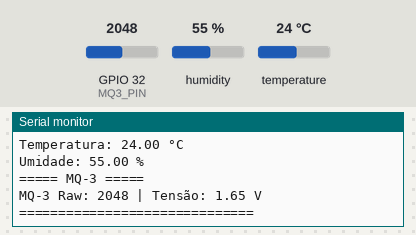
Bench run of a sketch on a simulated ESP32. On the bench: the last lines printed to the serial monitor. The test bench sets the inputs (shaded band); at power-on: humidity 55 %, GPIO 32 (MQ3_PIN) = 2048, temperature 24 °C.

Above: at 4.2 s.
4.3 s: humidity set to 22 %
7.0 s: GPIO 32 (MQ3_PIN) set to 2866
At 7.8 s:
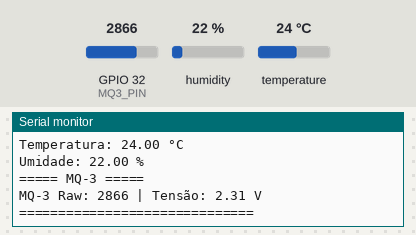
9.7 s: temperature set to 12 °C
12.4 s: GPIO 32 (MQ3_PIN) set to 3603
At 13.7 s:
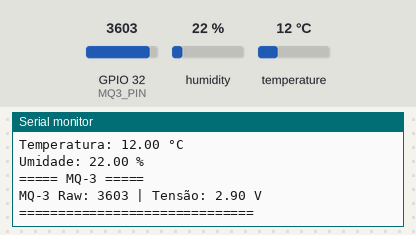
15.1 s: humidity set to 40 %
Timing chart, 0 to 18.1 s (numbered marks = the images above; inputs shaded):
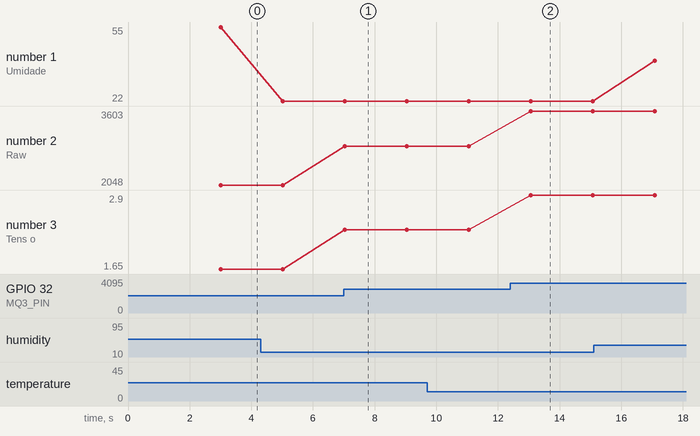

Measured:
- after the input at 7.0 s, the serial monitor: prints a new line at once (image 1)
- after the input at 12.4 s, the serial monitor: prints a new line after 0.67 s (image 2)
- plotted number 1: 22 → 40 after the input at 15.1 s
- plotted number 2: 2048 → 2866 after the input at 7.0 s, 2866 → 3603 after the input at 12.4 s
- plotted number 3: 1.65 → 2.31 after the input at 7.0 s, 2.31 → 2.9 after the input at 12.4 s

The sketch:

SENSORES.ino
```cpp
#include "DHT.h"   // Biblioteca do sensor DHT

// --- CONFIGURAÇÕES DE HARDWARE DHT22 ---
#define DHTPIN 19        // GPIO onde o DATA do DHT22 está conectado
#define DHTTYPE DHT22    // Tipo do sensor

DHT dht(DHTPIN, DHTTYPE);

// --- CONFIGURAÇÕES DO MQ-3 ---
#define MQ3_PIN 32       // Entrada analógica do ESP32 (ADC)

// =======================================================
// SETUP
// =======================================================
void setup() {
  Serial.begin(115200);
  delay(1000);

  Serial.println("Iniciando sensores...");

  // Inicializa o DHT22
  dht.begin();
  delay(2000);  // Tempo de estabilização do DHT22

  Serial.println("Sensores iniciados com sucesso!");
}

// =======================================================
// LOOP
// =======================================================
void loop() {

  // -----------------------
  // LEITURA DO DHT22
  // -----------------------
  float humidity = dht.readHumidity();
  float temperature = dht.readTemperature();

  if (isnan(humidity) || isnan(temperature)) {
    Serial.println("Falha na leitura do DHT22!");
  } else {
    Serial.println("===== DHT22 =====");
    Serial.print("Temperatura: ");
    Serial.print(temperature);
    Serial.println(" °C");

    Serial.print("Umidade: ");
    Serial.print(humidity);
    Serial.println(" %");
  }

  // -----------------------
  // LEITURA DO MQ-3
  // -----------------------
  int rawValue = analogRead(MQ3_PIN);
  float voltage = rawValue * (3.3 / 4095.0);

  Serial.println("===== MQ-3 =====");
  Serial.print("MQ-3 Raw: ");
  Serial.print(rawValue);
  Serial.print(" | Tensão: ");
  Serial.print(voltage);
  Serial.println(" V");

  Serial.println("==============================");
  Serial.println();

  delay(2000); // Intervalo entre leituras
}
```
